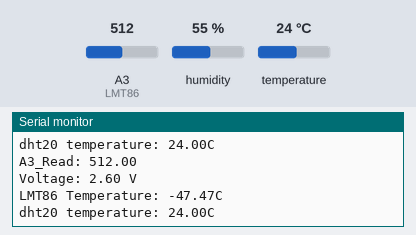
Recording of a sketch running on a simulated Arduino Uno, built with avr-gcc and run on an emulated ATmega328P. Shown: the last lines printed to the serial monitor. Inputs (shaded band) come from the test bench; at power-on: temperature 24 °C, A3 (LMT86) = 512, humidity 55 %.

Above: at 1.8 s.
1.9 s: temperature set to 12 °C
At 2.8 s:
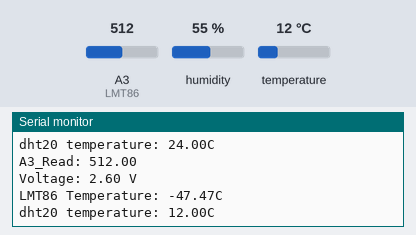
3.4 s: A3 (LMT86) set to 716
At 4.5 s:
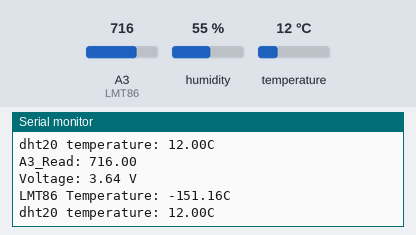
4.9 s: temperature set to 19 °C
At 5.7 s:
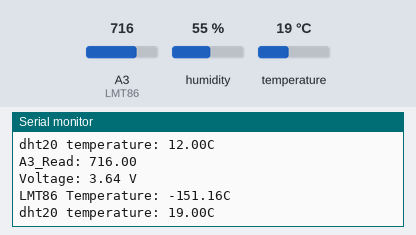
6.4 s: A3 (LMT86) set to 900
At 7.9 s:
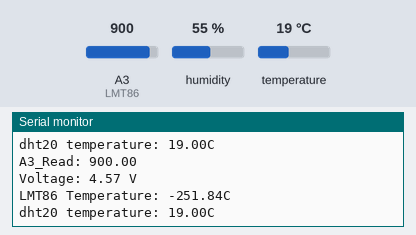
Timing chart, 0 to 8.9 s (numbered marks = the images above; inputs shaded):
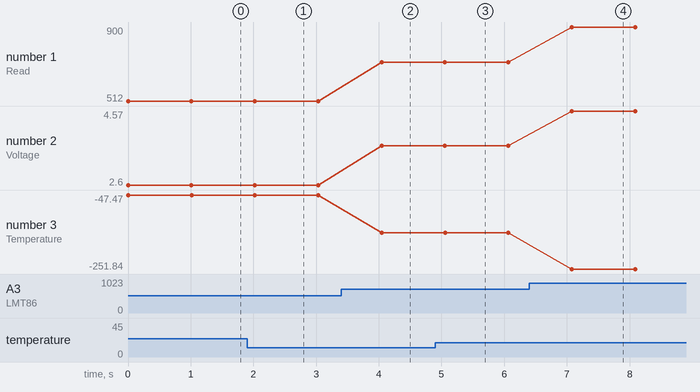

The sketch:

TempReader.ino
```cpp
#include <DFRobot_DHT20.h>

int LMT86 = A3;
double A3_Read = 0;
float voltage = 0;
float Temperature = 0;

DFRobot_DHT20 dht20;

void setup() {
  // put your setup code here, to run once:
Serial.begin(115200);
  while(dht20.begin()){
    Serial.println("Initialize sensor failed");
    delay(1000);
    }
}

void loop() {
  // put your main code here, to run repeatedly:
  A3_Read = analogRead(LMT86);
  Serial.print("A3_Read: "); Serial.println(A3_Read);
  voltage = A3_Read*5.2/(1024);
  Serial.print("Voltage: "); Serial.print(voltage);
  Serial.println(" V");

  float Temperature = (10.888 - sqrt(143.217468-13.88*voltage))/(-0.00694) + 30;
  Serial.print("LMT86 Temperature: "); Serial.print(Temperature); Serial.println("C");
  Serial.print("dht20 temperature: "); Serial.print(dht20.getTemperature());Serial.print("C\n");
  delay(1000);
  }
```

Measured:
- after the input at 1.9 s, the serial monitor: prints a new line after 0.13 s (image 1)
- after the input at 3.4 s, the serial monitor: prints a new line after 0.64 s (image 2)
- after the input at 4.9 s, the serial monitor: prints a new line after 0.16 s (image 3)
- after the input at 6.4 s, the serial monitor: prints a new line after 0.68 s (image 4)
- plotted number 1: 512 → 716 after the input at 3.4 s, 716 → 900 after the input at 6.4 s
- plotted number 2: 2.6 → 3.64 after the input at 3.4 s, 3.64 → 4.57 after the input at 6.4 s
- plotted number 3: -47.47 → -151.16 after the input at 3.4 s, -151.16 → -251.84 after the input at 6.4 s
